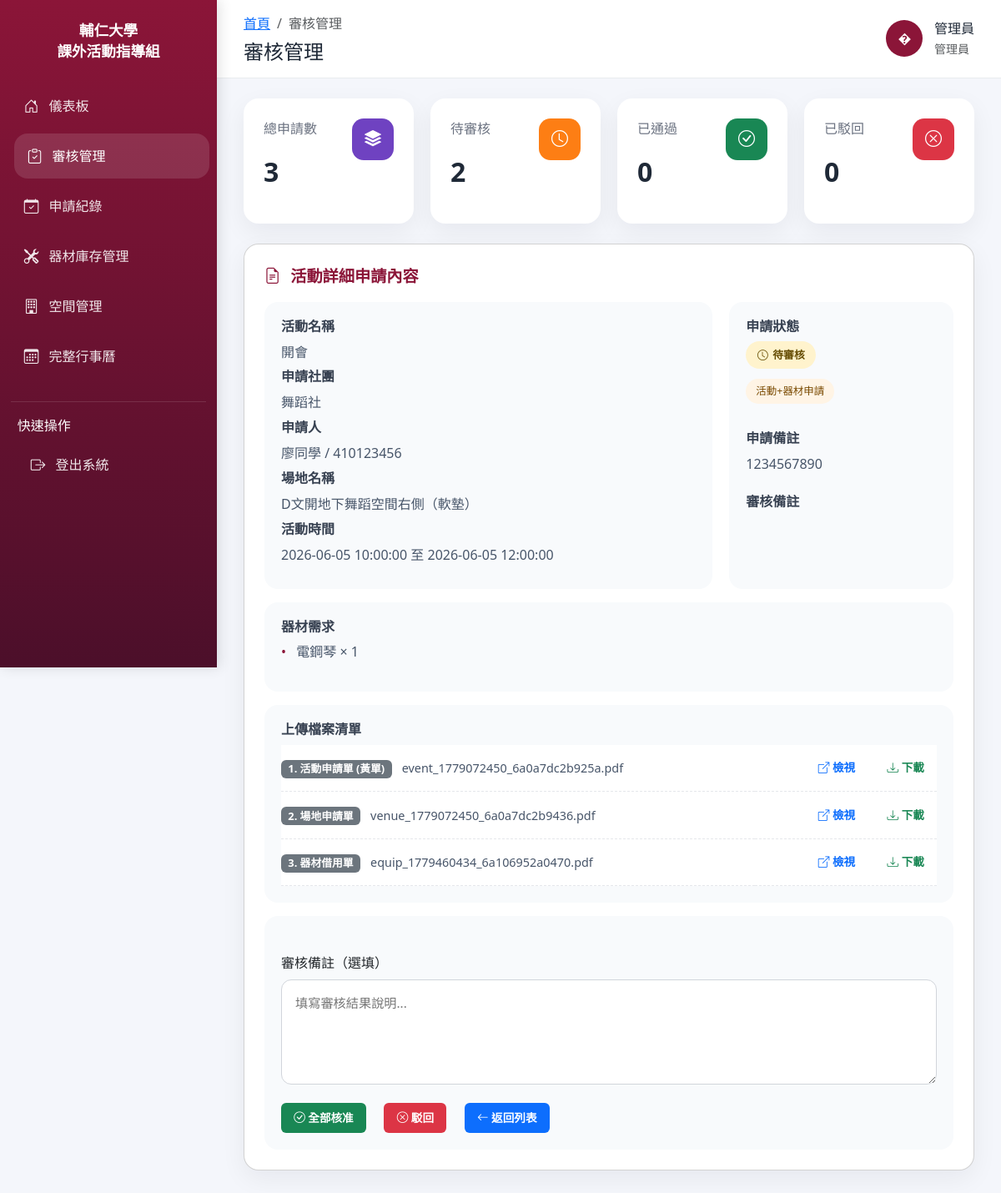
The page /admin/review.php?event_id=10 (signed in) on the database its author committed.
### tables this page shows
CREATE TABLE `events` (
  `event_id` int(11) NOT NULL,
  `user_id` int(11) NOT NULL,
  `event_name` varchar(255) NOT NULL,
  `club_name` varchar(100) NOT NULL,
  `description` text,
  `document_path` varchar(255) DEFAULT NULL,
  `venue_doc_path` varchar(255) DEFAULT NULL,
  `equipment_doc_path` varchar(255) DEFAULT NULL,
  `start_time` datetime NOT NULL,
  `end_time` datetime NOT NULL,
  `status` enum('pending','approved','rejected','cancelled') DEFAULT 'pending',
  `review_note` text,
  `original_event_id` int(11) DEFAULT NULL,
  `created_at` timestamp NULL DEFAULT CURRENT_TIMESTAMP
);

CREATE TABLE `users` (
  `user_id` int(11) NOT NULL,
  `name` varchar(50) NOT NULL,
  `student_id` int(10) NOT NULL,
  `email` varchar(100) DEFAULT NULL,
  `phone` varchar(20) DEFAULT NULL,
  `password` varchar(255) NOT NULL,
  `role` enum('student','admin') DEFAULT 'student',
  `created_at` timestamp NULL DEFAULT CURRENT_TIMESTAMP,
  `username` varchar(100) DEFAULT NULL
);

CREATE TABLE `spaces` (
  `space_id` int(11) NOT NULL,
  `space_name` varchar(100) NOT NULL,
  `capacity` int(11) DEFAULT NULL,
  `space_status` enum('available','maintenance') DEFAULT 'available',
  `created_at` timestamp NULL DEFAULT CURRENT_TIMESTAMP,
  `status` int(11) NOT NULL
);

CREATE TABLE `reservations` (
  `reservation_id` int(11) NOT NULL,
  `event_id` int(11) DEFAULT NULL,
  `space_id` int(11) DEFAULT NULL,
  `start_time` datetime DEFAULT NULL,
  `end_time` datetime DEFAULT NULL,
  `created_at` timestamp NULL DEFAULT CURRENT_TIMESTAMP
);

CREATE TABLE `equipment_borrow` (
  `borrow_id` int(11) NOT NULL,
  `event_id` int(11) DEFAULT NULL,
  `equipment_id` int(11) DEFAULT NULL,
  `quantity` int(11) DEFAULT NULL
);

CREATE TABLE `equipment` (
  `equipment_id` int(11) NOT NULL,
  `code` varchar(10) DEFAULT NULL,
  `name` varchar(100) NOT NULL,
  `description` text,
  `borrowing_limit` int(11) DEFAULT NULL,
  `total_quantity` int(11) NOT NULL,
  `equipment_status` enum('available','maintenance') DEFAULT 'available',
  `status` int(11) NOT NULL,
  `created_at` timestamp NULL DEFAULT CURRENT_TIMESTAMP
);

### admin/review.php (the view, shortened to what this page needs)
<?php
require_once(__DIR__ . "/../DB/db_config.php");
$user_name = $_SESSION['user_name'] ?? '管理員';
$status_counts = ['pending' => 0, 'approved' => 0, 'rejected' => 0];
$total_count = 0;
$sql_counts = "SELECT status, COUNT(*) AS cnt FROM events GROUP BY status";
$result_counts = $conn->query($sql_counts);
if ($result_counts) {
    while ($row = $result_counts->fetch_assoc()) {
        $status_counts[$row['status']] = intval($row['cnt']);
        $total_count += intval($row['cnt']);
    }
}
$event_id = isset($_GET['event_id']) ? intval($_GET['event_id']) : 0;
$detail_event = null;
$detail_equipment = [];
$detail_error = '';
if ($event_id > 0) {
    $stmt = $conn->prepare(
        "SELECT e.*, u.name AS applicant_name, u.email AS applicant_email, s.space_name,
                r.start_time AS reservation_start, r.end_time AS reservation_end,
                oe.event_name AS original_event_name, oe.club_name AS original_club_name,
                oe.description AS original_description, orr.start_time AS original_start_time,
                orr.end_time AS original_end_time, os.space_name AS original_space_name
         FROM events e
         JOIN users u ON e.user_id = u.user_id
         LEFT JOIN reservations r ON e.event_id = r.event_id
         LEFT JOIN spaces s ON r.space_id = s.space_id
         LEFT JOIN events oe ON e.original_event_id = oe.event_id
         LEFT JOIN reservations orr ON oe.event_id = orr.event_id
         LEFT JOIN spaces os ON orr.space_id = os.space_id
         WHERE e.event_id = ?"
    );
    $stmt->bind_param('i', $event_id);
    $stmt->execute();
    $result = $stmt->get_result();
    $detail_event = $result ? $result->fetch_assoc() : null;
    if (!$detail_event) {
        $detail_error = '找不到對應的活動申請。';
    } else {
        $stmt = $conn->prepare(
            "SELECT eq.equipment_id, eq.name, eb.quantity
             FROM equipment_borrow eb
             JOIN equipment eq ON eb.equipment_id = eq.equipment_id
             WHERE eb.event_id = ?"
        );
        $stmt->bind_param('i', $event_id);
        $stmt->execute();
        $result_equip = $stmt->get_result();
        if ($result_equip) {
            while ($row = $result_equip->fetch_assoc()) {
                $detail_equipment[] = $row;
            }
        }
    }
    if ($detail_event) {
        $has_activity = trim($detail_event['event_name']) !== '' || trim($detail_event['club_name']) !== '';
        $has_equipment = !empty($detail_equipment);
        $has_original_event = !empty($detail_event['original_event_id']);
        if ($has_original_event) {
            $detail_event['case_type'] = '器材申請';
        } elseif ($has_activity && $has_equipment) {
            $detail_event['case_type'] = '活動+器材申請';
        } elseif ($has_activity) {
            $detail_event['case_type'] = '活動申請';
        } else {
            $detail_event['case_type'] = '一般申請';
        }
    }
}
?>
<!DOCTYPE html>
<html lang="zh-TW">
<head>
    <link href="https://cdn.jsdelivr.net/npm/bootstrap@5.3.0/dist/css/bootstrap.min.css" rel="stylesheet">
    <link href="https://cdn.jsdelivr.net/npm/bootstrap-icons@1.10.5/font/bootstrap-icons.css" rel="stylesheet">
</head>
<body>
    <aside class="sidebar">
        <div class="brand">
            <h4>輔仁大學<br>課外活動指導組</h4>
        </div>
        <nav class="nav flex-column">
            <a class="nav-link" href="dashboard.php"><i class="bi bi-house-door"></i> 儀表板</a>
            <a class="nav-link active" href="review.php"><i class="bi bi-clipboard-check"></i> 審核管理</a>
            <a class="nav-link" href="event_mgmt.php"><i class="bi bi-calendar-check"></i> 申請紀錄</a>
            <a class="nav-link" href="equipment_mgmt.php"><i class="bi bi-tools"></i> 器材庫存管理</a>
            <a class="nav-link" href="space_mgmt.php"><i class="bi bi-building"></i> 空間管理</a>
            <a class="nav-link" href="calendar.php"><i class="bi bi-calendar3"></i> 完整行事曆</a>
        </nav>
        <div class="sidebar-section">
            <p class="mb-2">快速操作</p>
            <a class="nav-link" href="../logout.php"><i class="bi bi-box-arrow-right"></i> 登出系統</a>
        </div>
    </aside>
    <main class="main-content">
        <header class="top-navbar">
            <div>
                <ol class="breadcrumb mb-0">
                    <li class="breadcrumb-item"><a href="dashboard.php">首頁</a></li>
                    <li class="breadcrumb-item active" aria-current="page">審核管理</li>
                </ol>
                <h4 class="mt-2 mb-0">審核管理</h4>
            </div>
            <div class="user-card" style="cursor: pointer;" onclick="location.href='profile.php'" title="點擊查看個人檔案">
                <div class="user-avatar"><?= htmlspecialchars(substr($user_name, 0, 1)) ?></div>
                <div>
                    <div><?= htmlspecialchars($user_name) ?></div>
                    <small class="text-muted">管理員</small>
                </div>
            </div>
        </header>
        <section class="content-wrapper">
            <div class="summary-row">
                <div class="card-panel total">
                    <div class="d-flex justify-content-between align-items-start">
                        <div>
                            <div class="label">總申請數</div>
                            <div class="value"><?= $total_count ?></div>
                        </div>
                        <div class="icon-box"><i class="bi bi-stack"></i></div>
                    </div>
                </div>
                <div class="card-panel pending">
                    <div class="d-flex justify-content-between align-items-start">
                        <div>
                            <div class="label">待審核</div>
                            <div class="value"><?= $status_counts['pending'] ?></div>
                        </div>
                        <div class="icon-box"><i class="bi bi-clock"></i></div>
                    </div>
                </div>
                <div class="card-panel approved">
                    <div class="d-flex justify-content-between align-items-start">
                        <div>
                            <div class="label">已通過</div>
                            <div class="value"><?= $status_counts['approved'] ?></div>
                        </div>
                        <div class="icon-box"><i class="bi bi-check-circle"></i></div>
                    </div>
                </div>
                <div class="card-panel rejected">
                    <div class="d-flex justify-content-between align-items-start">
                        <div>
                            <div class="label">已駁回</div>
                            <div class="value"><?= $status_counts['rejected'] ?></div>
                        </div>
                        <div class="icon-box"><i class="bi bi-x-circle"></i></div>
                    </div>
                </div>
            </div>
            <?php if ($event_id > 0): ?>
                <div class="card">
                    <div class="section-title"><i class="bi bi-file-earmark-text"></i> 活動詳細申請內容</div>
                    <?php if ($detail_error): ?>
                        <div class="alert alert-warning"><?= htmlspecialchars($detail_error) ?></div>
                    <?php else: ?>
                        <div class="detail-grid">
                            <div class="detail-block">
                                <h6>活動名稱</h6>
                                <p><?= htmlspecialchars($detail_event['event_name']) ?: '（器材申請）' ?></p>
                                <h6>申請社團</h6>
                                <p><?= htmlspecialchars($detail_event['club_name']) ?: '（器材申請）' ?></p>
                                <h6>申請人</h6>
                                <p><?= htmlspecialchars($detail_event['applicant_name']) ?> / <?= htmlspecialchars($detail_event['applicant_email']) ?></p>
                                <h6>場地名稱</h6>
                                <p><?= htmlspecialchars($detail_event['space_name'] ?? '尚未指定') ?></p>
                                <h6>活動時間</h6>
                                <p><?= htmlspecialchars($detail_event['reservation_start'] ?? $detail_event['start_time']) ?> 至 <?= htmlspecialchars($detail_event['reservation_end'] ?? $detail_event['end_time']) ?></p>
                            </div>
                            <div class="detail-block">
                                <h6>申請狀態</h6>
                                <span class="status-badge status-<?= htmlspecialchars($detail_event['status']) ?>">
                                    <i class="bi bi-<?= $detail_event['status'] === 'pending' ? 'clock' : ($detail_event['status'] === 'approved' ? 'check-lg' : 'x-lg') ?>"></i>
                                    <?= $detail_event['status'] === 'pending' ? '待審核' : ($detail_event['status'] === 'approved' ? '已通過' : '已駁回') ?>
                                </span>
                                <div style="margin-top:0.75rem;">
                                    <span class="case-tag <?= $detail_event['case_type'] === '活動+器材申請' ? 'activity-equip' : ($detail_event['case_type'] === '活動申請' ? 'activity' : ($detail_event['case_type'] === '器材申請' ? 'equipment' : '')) ?>">
                                        <?= htmlspecialchars($detail_event['case_type'] ?? '一般申請') ?>
                                    </span>
                                </div>
                                <h6 class="mt-4">申請備註</h6>
                                <p><?= nl2br(htmlspecialchars($detail_event['description'] ?? '無')) ?></p>
                                <h6 class="mt-4">審核備註</h6>
                            </div>
                        </div>
                        <?php if (!empty($detail_equipment)): ?>
                        <div class="detail-block mt-3">
                            <h6>器材需求</h6>
                            <ul class="detail-list">
                                <?php foreach ($detail_equipment as $item): ?>
                                    <li>
                                        <?= htmlspecialchars($item['name']) ?> × <?= intval($item['quantity']) ?>
                                    </li>
                                <?php endforeach; ?>
                            </ul>
                        </div>
                        <?php endif; ?>
                            <?php
                        $files_to_display = [
                            ['path' => $detail_event['document_path'] ?? null, 'label' => '1. 活動申請單 (黃單)'],
                            ['path' => $detail_event['venue_doc_path'] ?? null, 'label' => '2. 場地申請單'],
                            ['path' => $detail_event['equipment_doc_path'] ?? null, 'label' => '3. 器材借用單']
                        ];
                        $active_files = array_filter($files_to_display, function($f) {
                            return !empty($f['path']);
                        });
                        ?>
                        <?php if (!empty($active_files)): ?>
                        <div class="detail-block mt-3">
                            <h6>上傳檔案清單</h6>
                            <div class="table-responsive">
                                <table class="table table-sm table-borderless align-middle mb-0">
                                    <tbody>
                                        <?php foreach ($active_files as $file): ?>
                                            <tr style="border-bottom: 1px dashed #e5e7eb;">
                                                <td style="padding: 0.6rem 0;">
                                                    <span class="badge bg-secondary me-2" style="font-size: 0.8rem;"><?= htmlspecialchars($file['label']) ?></span>
                                                    <span style="font-size: 0.9rem; color: #475569;"><?= htmlspecialchars(basename($file['path'])) ?></span>
                                                </td>
                                                <td style="text-align: right; padding: 0.6rem 0;">
                                                    <div class="d-inline-flex gap-2">
                                                        <a href="../document/<?= htmlspecialchars($file['path']) ?>"
                                                           target="_blank"
                                                           class="btn btn-outline-primary btn-sm m-0">
                                                            <i class="bi bi-box-arrow-up-right"></i> 檢視
                                                        </a>
                                                        <a href="../document/<?= htmlspecialchars($file['path']) ?>" download class="btn btn-outline-success btn-sm m-0">
                                                            <i class="bi bi-download"></i> 下載
                                                        </a>
                                                    </div>
                                                </td>
                                            </tr>
                                        <?php endforeach; ?>
                                    </tbody>
                                </table>
                            </div>
                        </div>
                        <?php endif; ?>
                        <div class="detail-block mt-3">
                            <form method="POST" class="mt-4">
                                <div class="mb-3">
                                    <label class="form-label">審核備註（選填）</label>
                                    <textarea name="review_note" class="note-area" placeholder="填寫審核結果說明..." rows="4"><?= htmlspecialchars($detail_event['review_note'] ?? '') ?></textarea>
                                </div>
                                <div class="d-flex flex-wrap gap-3">
                                    <button type="submit" name="action" value="approve" class="btn btn-success"><i class="bi bi-check-circle"></i> 全部核准</button>
                                    <button type="submit" name="action" value="reject" class="btn btn-danger"><i class="bi bi-x-circle"></i> 駁回</button>
                                    <a href="review.php" class="btn btn-primary"><i class="bi bi-arrow-left"></i> 返回列表</a>
                                </div>
                            </form>
                        </div>
                    <?php endif; ?>
                </div>
            <?php endif; ?>
        </section>
    </main>
</body>
</html>

### rows shown on the page
events: event_name "開會", club_name "舞蹈社", user.name "廖同學", user.email "410123456", spaces.space_name "D文開地下舞蹈空間右側（軟墊）", reservations.start_time "2026-06-05 10:00:00", reservations.end_time "2026-06-05 12:00:00", description "1234567890"
equipment_borrow: equipment.name "電鋼琴", quantity "1"

### other values the page prints
substr($user_name, 0, 1) "�"
$user_name "管理員"
$total_count "3"
$status_counts['pending'] "2"
$status_counts['approved'] "0"
$status_counts['rejected'] "0"
$detail_event['case_type'] "活動+器材申請"
$file['label'] "1. 活動申請單 (黃單)"
basename($file['path']) "event_1779072450_6a0a7dc2b925a.pdf"
$file['label'] "2. 場地申請單"
basename($file['path']) "venue_1779072450_6a0a7dc2b9436.pdf"
$file['label'] "3. 器材借用單"
basename($file['path']) "equip_1779460434_6a106952a0470.pdf"
